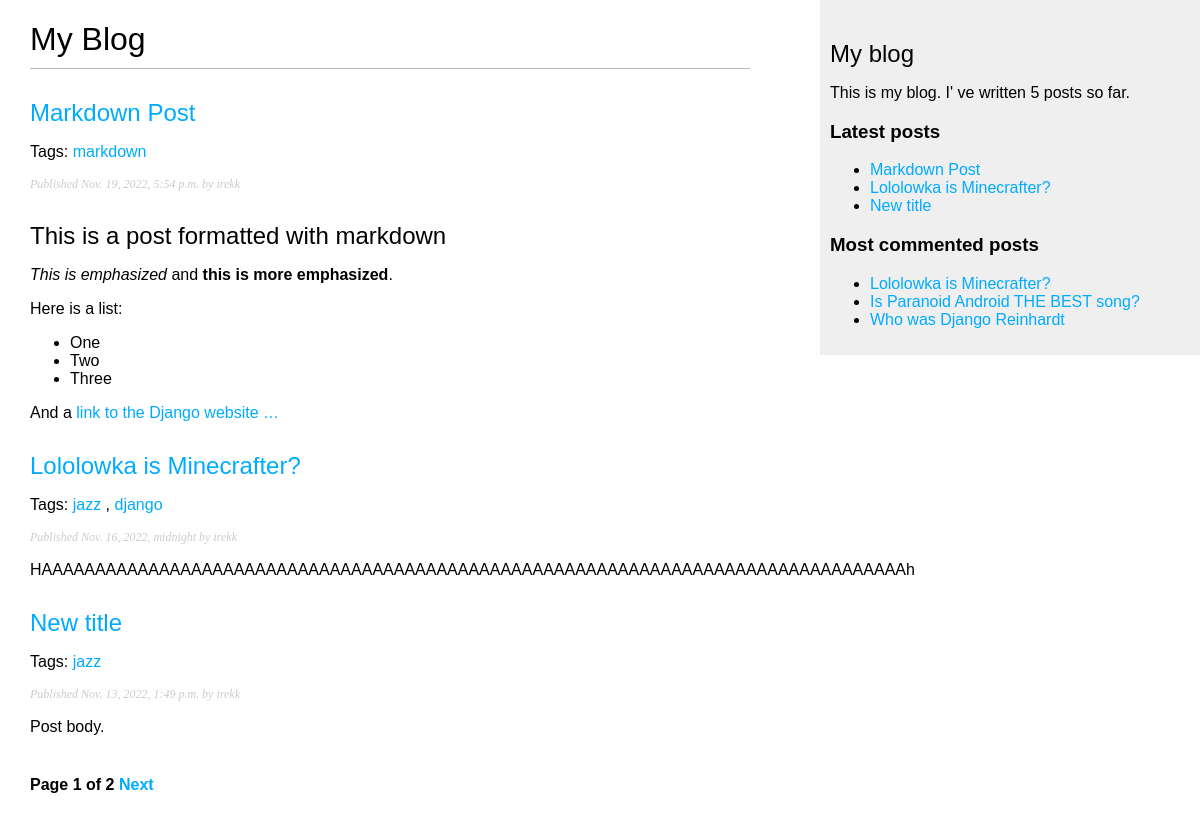
Screenshot of /blog/ with the database file from the repository.
### blog/models.py (models this page shows, shortened)
class Post(models.Model):
    class Status(models.TextChoices):
        DRAFT = 'DF', 'Draft'
        PUBLISHED = 'PB', 'Published'
    title = models.CharField(max_length=250)
    slug = models.SlugField(max_length=250, unique_for_date='publish')
    author = models.ForeignKey(User, on_delete=models.CASCADE,related_name='blog_posts')
    body = models.TextField()
    publish = models.DateTimeField(default=timezone.now)
    created = models.DateTimeField(auto_now_add=True)
    updated = models.DateTimeField(auto_now=True)
    status = models.CharField(max_length=2,
                              choices=Status.choices,
                              default=Status.DRAFT)
    objects = models.Manager()
    published = PublishedManager()
    tags = TaggableManager()
    class Meta:
        ordering = ['-publish']
        indexes = [
            models.Index(fields=['-publish']),
        ]
    def get_absolute_url(self):
        return reverse('blog:post_detail',args=[self.publish.year,
                                                self.publish.month,
                                                self.publish.day,
                                                self.slug])

### blog/views.py (the view)
# urls.py: path('',post_list,name='post_list'),
def post_list(request, tag_slug=None):
    post_list = Post.published.all()
    tag = None
    if tag_slug:
        tag = get_object_or_404(Tag,slug = tag_slug)
        post_list = post_list.filter(tags__in=[tag])
    paginator = Paginator(post_list,3)
    page_number = request.GET.get('page',1)
    try:
        posts = paginator.page(page_number)
    except PageNotAnInteger:
        posts = paginator.page(1)
    except EmptyPage:
        posts = paginator.page(paginator.num_pages)
    return render(request,'blog/post/list.html',{'posts':posts,
                                                 'tag':tag,})

### blog/models.py (called while the page is built)
    def get_queryset(self):
        return super().get_queryset()\
                      .filter(status=Post.Status.PUBLISHED)

### blog/templatetags/blog_tags.py (called while the page is built)
@register.simple_tag
def total_posts():
    return Post.published.count()

@register.inclusion_tag('blog/post/latest_posts.html')
def show_latest_posts(count=5):
    latest_posts = Post.published.order_by('-publish')[:count]
    return {'latest_posts':latest_posts}

@register.simple_tag
def get_most_commented_posts(count=5):
    return Post.published.annotate(
            total_comments=Count('comments')
    ).order_by('-total_comments')[:count]

@register.filter(name='markdown')
def markdown_format(text):
    return mark_safe(markdown.markdown(text))

### blog/templates/blog/post/list.html (shortened to what this page needs)
{% extends "blog/base.html" %}
{% load blog_tags %}
{% block content %}
    <h1>My Blog</h1>
    {% for post in posts %}
        <h2>
            <a href="{{ post.get_absolute_url }}">
                {{post.title}}
            </a>
        </h2>
        <p class="tags">
            Tags:
            {% for tag in post.tags.all %}
                <a href="{% url "blog:post_list_by_tag" tag.slug %}">
                    {{ tag.name }}
                </a>
                {% if not forloop.last %}, {% endif %}
                {% endfor %}
        </p>
        <p class="date">
            Published {{post.publish}} by {{post.author}}
        </p>
        {{ post.body|markdown|truncatewords_html:30}}
    {% endfor %}
    {% include "pagination.html" with page=posts %}
{% endblock %}

### blog/templates/blog/base.html (shortened to what this page needs)
{% load blog_tags %}
{% load static %}
<!DOCTYPE html>
<html>
    <head>
        <link href="{% static "css/blog.css" %}" rel="stylesheet">
    </head>
    <body>
        <div id="content">
            {% block content %}
            {% endblock %}
        </div>
        <div id="sidebar">
            <h2>My blog</h2>
            <p>
                This is my blog.
                I' ve written {% total_posts %} posts so far.
            </p>
            <h3>Latest posts</h3>
            {% show_latest_posts 3 %}
            <h3>Most commented posts</h3>
            {% get_most_commented_posts 3 as most_commented_posts %}
            <ul>
                {% for post in most_commented_posts %}
                <li>
                    <a href="{{post.get_absolute_url}}">{{post.title}}</a>
                </li>
                {% endfor %}
            </ul>
        </div>
    </body>
</html>

### blog/templates/pagination.html (shortened to what this page needs)
<div class="pagination">
    <span class="step_links">
    <span class="current">
        Page {{ page.number }} of {{ page.paginator.num_pages }}
    </span>
    {% if page.has_next %}
        <a href="?page={{ page.next_page_number  }}">Next</a>
    {% endif %}
</span>
</div>

### blog/templates/blog/post/latest_posts.html
<ul>
    {% for post in latest_posts %}
    <li>
        <a href="{{ post.get_absolute_url }}">{{ post.title }}</a>
    </li>
    {% endfor %}
</ul>

### blog/static/css/blog.css (style rules this page uses)
body { margin:0; padding:0; font-family:helvetica, sans-serif; }
a { color:#00abff; text-decoration:none; }
h1 { font-weight:normal; border-bottom:1px solid #bbb; padding:0 0 10px 0; }
h2 { font-weight:normal; margin:30px 0 0; }
#content { float:left; width:60%; padding:0 0 0 30px; }
#sidebar { float:right; width:30%; padding:10px; background:#efefef; height:100%; }
p.date { color:#ccc; font-family: georgia, serif; font-size: 12px; font-style: italic; }
.pagination { margin:40px 0; font-weight:bold; }

### rows the page displays
Post: title "Markdown Post", publish "Nov. 19, 2022, 5:54 p.m.", author "irekk", body "This is a post formatted with markdown This is emphasized and this is more emphasized . Here is a list: One Two Three And a link to the Django website …"
Tag: name "markdown"
Post: title "Lololowka is Minecrafter?", publish "Nov. 16, 2022, midnight", author "irekk", body "HAAAAAAAAAAAAAAAAAAAAAAAAAAAAAAAAAAAAAAAAAAAAAAAAAAAAAAAAAAAAAAAAAAAAAAAAAAAAAAAAAh"
Tag: name "jazz"
Tag: name "django"
Post: title "New title", publish "Nov. 13, 2022, 1:49 p.m.", author "irekk", body "Post body."
Post: title "Is Paranoid Android THE BEST song?"
Post: title "Who was Django Reinhardt"

### other values shown
{{ page.number }} "1"
{{ page.paginator.num_pages }} "2"
